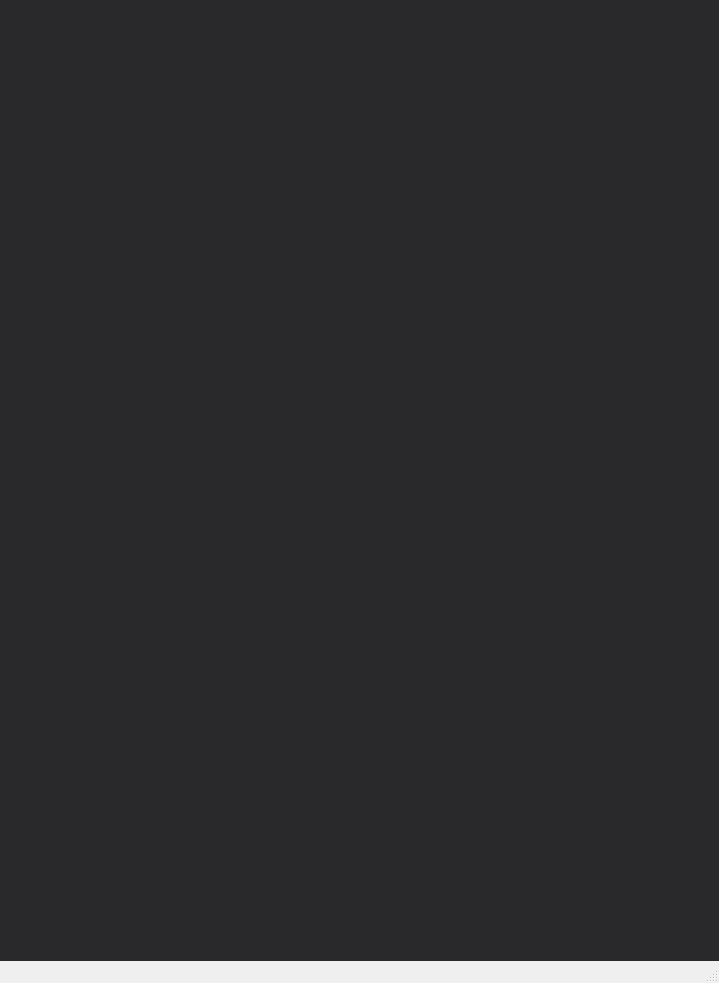
<?xml version="1.0" encoding="UTF-8"?>
<ui version="4.0">
 <class>videowindow</class>
 <widget class="QMainWindow" name="videowindow">
  <property name="geometry">
   <rect>
    <x>0</x>
    <y>0</y>
    <width>719</width>
    <height>983</height>
   </rect>
  </property>
  <property name="windowTitle">
   <string>playView</string>
  </property>
  <widget class="QWidget" name="centralwidget">
   <property name="styleSheet">
    <string notr="true">background-color: rgb(41, 41, 43);</string>
   </property>
   <layout class="QHBoxLayout" name="horizontalLayout" stretch="0">
    <property name="spacing">
     <number>1</number>
    </property>
    <property name="leftMargin">
     <number>1</number>
    </property>
    <property name="topMargin">
     <number>1</number>
    </property>
    <property name="rightMargin">
     <number>1</number>
    </property>
    <property name="bottomMargin">
     <number>1</number>
    </property>
    <item>
     <layout class="QVBoxLayout" name="verticalLayout" stretch="4,1,5">
      <property name="spacing">
       <number>0</number>
      </property>
      <item>
       <widget class="QWidget" name="widget" native="true">
        <layout class="QHBoxLayout" name="horizontalLayout_2">
         <property name="spacing">
          <number>2</number>
         </property>
         <property name="leftMargin">
          <number>2</number>
         </property>
         <property name="topMargin">
          <number>2</number>
         </property>
         <property name="rightMargin">
          <number>2</number>
         </property>
         <property name="bottomMargin">
          <number>2</number>
         </property>
        </layout>
       </widget>
      </item>
      <item>
       <widget class="QWidget" name="widget_2" native="true">
        <layout class="QHBoxLayout" name="horizontalLayout_3">
         <property name="spacing">
          <number>1</number>
         </property>
         <property name="leftMargin">
          <number>1</number>
         </property>
         <property name="topMargin">
          <number>1</number>
         </property>
         <property name="rightMargin">
          <number>1</number>
         </property>
         <property name="bottomMargin">
          <number>1</number>
         </property>
        </layout>
       </widget>
      </item>
      <item>
       <widget class="QWidget" name="widget_4" native="true"/>
      </item>
     </layout>
    </item>
   </layout>
  </widget>
  <widget class="QMenuBar" name="menubar">
   <property name="geometry">
    <rect>
     <x>0</x>
     <y>0</y>
     <width>719</width>
     <height>21</height>
    </rect>
   </property>
  </widget>
  <widget class="QStatusBar" name="statusbar"/>
 </widget>
 <resources/>
 <connections/>
</ui>
